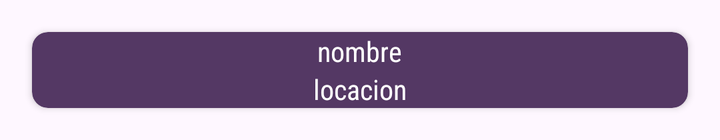
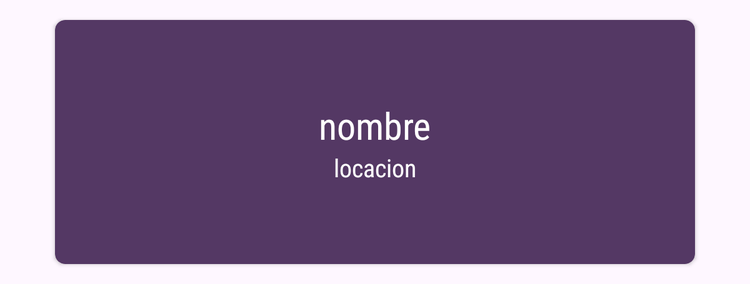

One screen, two layout resources from the same app: the default and the repository's alternative for another configuration. Each is rendered where Android would select it; the XML of both is given below.
<!-- AndroidManifest.xml: application theme Theme.UniversidadTrackerApplication -->
<!-- res/layout/university_item.xml -->
<?xml version="1.0" encoding="utf-8"?>
<layout
    xmlns:android="http://schemas.android.com/apk/res/android"
    xmlns:app="http://schemas.android.com/apk/res-auto"
    xmlns:tools="http://schemas.android.com/tools">

    <data>  

        <variable
            name="viewmodel"
            type="com.example.universidadtrackerapplication.ui.viewmodel.UniversityViewModel"/>

    </data>

    <androidx.cardview.widget.CardView
        android:id="@+id/universityItemCardView"
        android:layout_width="match_parent"
        android:layout_height="wrap_content"
        android:layout_margin="@dimen/mediumGap"
        android:backgroundTint="@color/cardLayout"
        app:cardCornerRadius="@dimen/smallGap"
        app:cardMaxElevation="@dimen/mediumGap">

        <LinearLayout
            android:layout_width="match_parent"
            android:layout_height="wrap_content"
            android:orientation="vertical"
            android:gravity="center">

                <TextView
                    android:id="@+id/txt_name"
                    android:layout_width="wrap_content"
                    android:layout_height="wrap_content"
                    android:fontFamily="sans-serif-condensed"
                    android:text="nombre"
                    android:textColor="@color/white"/>

                <TextView
                    android:id="@+id/txt_location"
                    android:layout_width="wrap_content"
                    android:layout_height="wrap_content"
                    android:fontFamily="sans-serif-condensed"
                    android:text="locacion"
                    android:textColor="@color/white"/>
            </LinearLayout>

    </androidx.cardview.widget.CardView>

</layout>
<!-- resources referenced by this layout -->
<resources>
  <color name="cardLayout">#543864</color>
  <color name="white">#FFFFFFFF</color>
  <dimen name="mediumGap">16dp</dimen>
  <dimen name="smallGap">8dp</dimen>
  <style name="Theme.UniversidadTrackerApplication" parent="Base.Theme.UniversidadTrackerApplication" />
  <style name="Base.Theme.UniversidadTrackerApplication" parent="Theme.Material3.DayNight.NoActionBar">
          
          
      </style>
</resources>
<!-- res/layout-sw600dp/university_item.xml (the repository's variant of the layout above) -->
<!-- drawn on a 7-inch tablet held upright -->
<?xml version="1.0" encoding="utf-8"?>
<layout
    xmlns:android="http://schemas.android.com/apk/res/android"
    xmlns:app="http://schemas.android.com/apk/res-auto"
    xmlns:tools="http://schemas.android.com/tools">

    <data>  

        <variable
            name="viewmodel"
            type="com.example.universidadtrackerapplication.ui.university.viewmodel.UniversityViewModel"/>

    </data>

    <LinearLayout
        android:layout_width="match_parent"
        android:layout_height="wrap_content"
        android:gravity="center">
    <androidx.cardview.widget.CardView
        android:id="@+id/universityItemCardView"
        android:layout_width="512dp"
        android:layout_height="wrap_content"
        android:layout_margin="@dimen/mediumGap"
        android:backgroundTint="@color/cardLayout"
        app:cardCornerRadius="@dimen/smallGap"
        app:cardMaxElevation="@dimen/mediumGap">

        <LinearLayout
            android:layout_width="match_parent"
            android:layout_height="wrap_content"
            android:orientation="vertical"
            android:gravity="center"
            android:padding="@dimen/extraLargeGap">

                <TextView
                    android:id="@+id/txt_name"
                    android:layout_width="wrap_content"
                    android:layout_height="wrap_content"
                    android:fontFamily="sans-serif-condensed"
                    android:text="nombre"
                    android:textSize="@dimen/largeTextGap"
                    android:textColor="@color/white"/>

                <TextView
                    android:id="@+id/txt_location"
                    android:layout_width="wrap_content"
                    android:layout_height="wrap_content"
                    android:fontFamily="sans-serif-condensed"
                    android:text="locacion"
                    android:textSize="@dimen/mediumTextGap"
                    android:textColor="@color/white"/>
            </LinearLayout>

    </androidx.cardview.widget.CardView>
    </LinearLayout>

</layout>
<!-- resources referenced by the variant -->
<!-- as a 7-inch tablet held upright resolves them -->
<resources>
  <color name="cardLayout">#543864</color>
  <color name="white">#FFFFFFFF</color>
  <dimen name="extraLargeGap">64dp</dimen>
  <dimen name="largeTextGap">30sp</dimen>
  <dimen name="mediumGap">16dp</dimen>
  <dimen name="mediumTextGap">20sp</dimen>
  <dimen name="smallGap">8dp</dimen>
  <style name="Theme.UniversidadTrackerApplication" parent="Base.Theme.UniversidadTrackerApplication" />
  <style name="Base.Theme.UniversidadTrackerApplication" parent="Theme.Material3.DayNight.NoActionBar">
          
          
      </style>
</resources>
